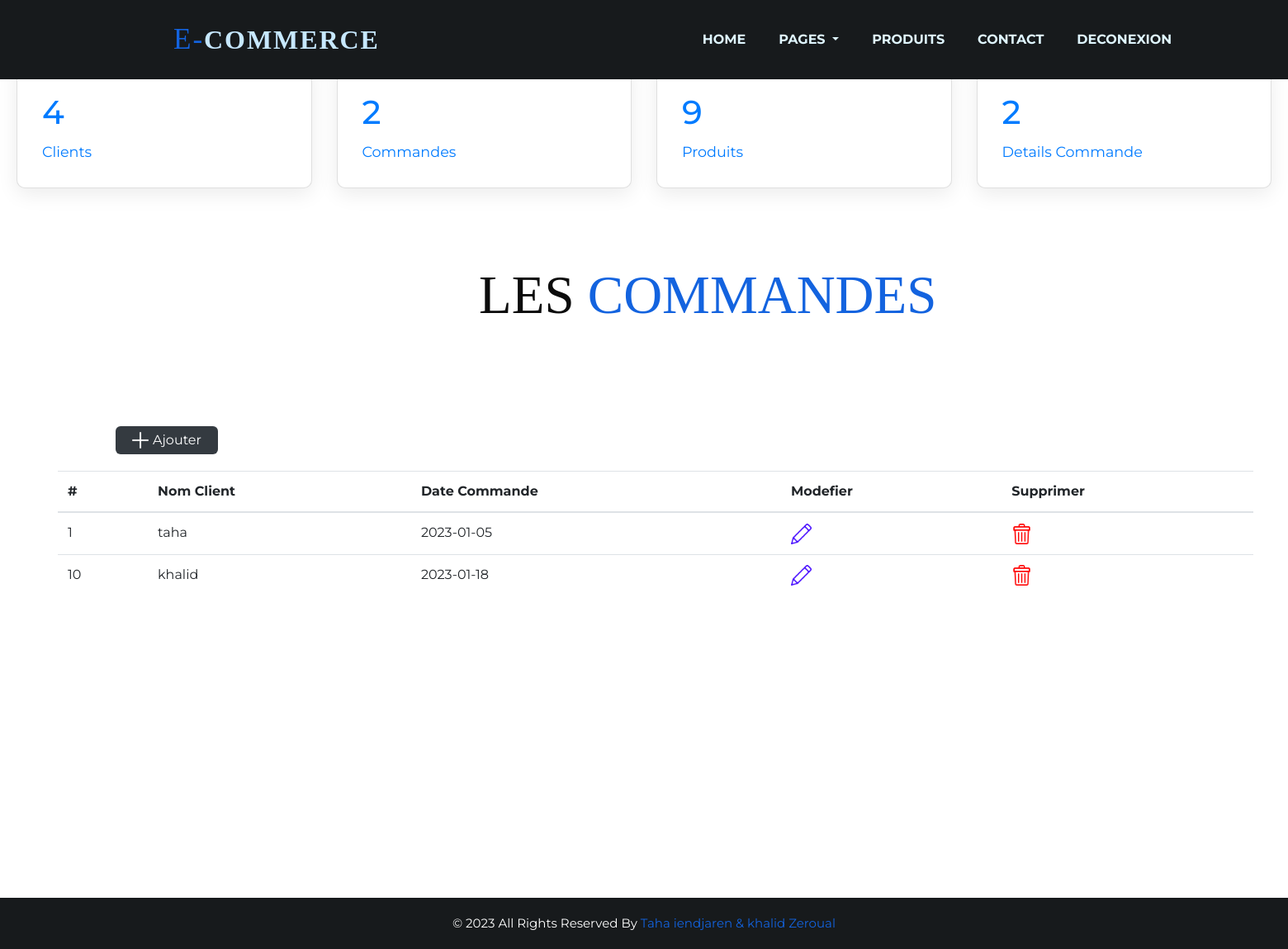
The page /commande/index.php on the database its author committed.
### tables this page shows
CREATE TABLE `commande` (
  `numCommande` int(11) NOT NULL,
  `numClient` int(11) NOT NULL,
  `dateCommande` date NOT NULL
);

CREATE TABLE `client` (
  `numClient` int(11) NOT NULL,
  `nomClient` varchar(64) NOT NULL,
  `raisonSocial` varchar(64) NOT NULL,
  `adresseClient` text NOT NULL,
  `VilleClient` varchar(64) NOT NULL,
  `pays` varchar(64) NOT NULL,
  `telephone` varchar(64) NOT NULL
);

### cards/sts-client.php (called while the page is built)
<?php $con = mysqli_connect('localhost','root','','mini_projet') or die('error');
$num_result = mysqli_query($con,"SELECT count(*) as total_count from client ");
$row = mysqli_fetch_object($num_result);
$R=$row->total_count
?>

### cards/sts-commande.php (called while the page is built)
<?php $con = mysqli_connect('localhost','root','','mini_projet') or die('error');
$num_result = mysqli_query($con,"SELECT count(*) as total_count from commande ");
$row = mysqli_fetch_object($num_result);
$R=$row->total_count
?>

### cards/sts-produit.php (called while the page is built)
<?php $con = mysqli_connect('localhost','root','','mini_projet') or die('error');
$num_result = mysqli_query($con,"SELECT count(*) as total_count from produit ");
$row = mysqli_fetch_object($num_result);
$R=$row->total_count
?>

### cards/sts-detailscommande.php (called while the page is built)
<?php $con = mysqli_connect('localhost','root','','mini_projet') or die('error');
$num_result = mysqli_query($con,"SELECT count(*) as total_count from detailscommande ");
$row = mysqli_fetch_object($num_result);
$R=$row->total_count
?>

### commande/index.php (the view, shortened to what this page needs)
<!DOCTYPE html>
<html lang="en">
<head>
      <link rel="stylesheet" type="text/css" href="../css/bootstrap.css" />
      <link href="../css/font-awesome.min.css" rel="stylesheet" />
      <link href="../css/style.css" rel="stylesheet" />
      <link href="../css/responsive.css" rel="stylesheet" />
</head>
<body >
<div class="hero_area" >
         <header class="header_section" style="z-index: 10;height: 96px;display: flex;align-items: center;">
            <div class="container">
               <nav class="navbar navbar-expand-lg custom_nav-container ">
               <a class="navbar-brand" href="index.html"><h2 class="title_page" style="color: #1363DF;">E-<span style="color: #c7e8ff;">Commerce</span></h2></a>
                  <div class="collapse navbar-collapse" id="navbarSupportedContent">
                     <ul class="navbar-nav" style="padding-left: 355px;">
                     <li class="nav-item">
                           <a class="nav-link" href="../index.php"  >Home <span class="sr-only">(current)</span></a>
                        </li>
                        <li class="nav-item dropdown" >
                           <a class="nav-link dropdown-toggle" href="#" data-toggle="dropdown" role="button" aria-haspopup="true" aria-expanded="true" > Pages </a>
                        </li>
                        <li class="nav-item">
                           <a class="nav-link" href="../product.php">Produits</a>
                        </li>
                        <li class="nav-item">
                           <a class="nav-link" href="../contact.php">Contact</a>
                        </li>
                        <li class="nav-item">
                           <a class="nav-link" href="../deconnexion.php">deconexion</a>
                        </li>
                     </ul>
                  </div>
               </nav>
            </div>
         </header>
</div>
<div class="cardBox" style="margin-top: -375px;background-color: transparent; z-index: 1;">
                <div class="card">
                    <div><a href="../Client/index.php">
                        <?php include('../cards/sts-client.php')?>
                        <div class="numbers"><?php echo $R;?></div>
                        <div class="cardName">Clients</div></a>
                    </div>
                </div>
                <div class="card">
                    <div><a href="../commande/index.php">
                    <?php include('../cards/sts-commande.php')?>
                        <div class="numbers"><?php echo $R;?></div>
                        <div class="cardName">Commandes</div></a>
                    </div>
                </div>
                <div class="card">
                    <div><a href="../product.php">
                    <?php include('../cards/sts-produit.php')?>
                        <div class="numbers"><?php echo $R;?></div>
                        <div class="cardName">Produits</div></a>
                    </div>
                </div>
                <div class="card">
                    <div><a href="../details/index.php">
                    <?php
                    include('../cards/sts-detailscommande.php')?>
                        <div class="numbers"><?php echo $R;?></div>
                        <div class="cardName">Details Commande</div></a>
                    </div>
                </div>
            </div>
            <h2 id="h2" style="display: block;  margin-left: 80px;margin-top:-100px; " >Les<span > Commandes </span></h2>
    <div class="container" id="a" >
        <a href="Addcom.php" class="Btn_add"> <img src="../images/plus.png">Ajouter</a>
        <div id="a1">
    <table class="table table-hover" style="margin-left: -70px;width: 127%;" >
  <thead>
    <tr >
                <th scope="col">#</th>
                <th scope="col">Nom Client</th>
                <th scope="col">Date Commande</th>
                <th scope="col">Modefier</th>
                <th scope="col">Supprimer</th>
            </tr>
  </thead>
  <tbody>
            <?php
                $con = mysqli_connect('localhost','root','','mini_projet') or die('error');
                $req = mysqli_query($con , "SELECT commande.numCommande , client.nomClient , commande.dateCommande FROM commande, client WHERE commande.numCommande=client.numClient");
                if(mysqli_num_rows($req) == 0){
                    echo "Il n'y a pas encore commande ajouter !" ;
                }else {
                    while($row=mysqli_fetch_assoc($req)){
                        ?>
                        <tr>
                            <td><?=$row['numCommande']?></td>
                            <td><?=$row['nomClient']?></td>
                            <td><?=$row['dateCommande']?></td>
                            <td><a href="Updatecom.php?numCommande=<?=$row['numCommande']?>"><img src="../images/pen.png"></a></td>
                            <td><a href="Deletecom.php?numCommande=<?=$row['numCommande']?>"><img src="../images/trash.png"></a></td>
                        </tr>
                        <?php
                    }
                }
            ?>
  </tbody>
</table>
        </div>
    </div>
    <div class="cpy_" style="background-color: #171a1c;">
         <p>© 2023 All Rights Reserved By <a href="https://html.design/">Taha iendjaren & khalid Zeroual</a></p>
      </div>
</body>
</html>

### css/style.css (style rules this page uses)
* { box-sizing: border-box; }
body { font-family: 'Montserrat', sans-serif; color: #0c0c0c; background-color: #ffffff; overflow-x: hidden; }
h1, h2 { font-family: 'Playfair Display', serif; }
a, a:hover, a:focus { text-decoration: none; }
.hero_area { position: relative; min-height: 100vh; display: -webkit-box; display: -ms-flexbox; display: flex; -webkit-box-orient: vertical; -webkit-box-direction: normal; -ms-flex-direction: column; flex-direction: column; }
.header_section { padding: 15px 0; background-color: #171a1c; }
.navbar-brand { font-family: 'Playfair Display', serif; }
.navbar-brand span { font-weight: bold; font-size: 32px; color: #000000; }
.custom_nav-container { padding: 0; }
.custom_nav-container .navbar-nav { margin-left: auto; }
.custom_nav-container .navbar-nav .nav-item .nav-link { padding: 5px 20px; color: #DFF6FF; text-align: center; text-transform: uppercase; border-radius: 5px; -webkit-transition: all 0.3s; transition: all 0.3s; font-weight: 700; }
.cpy_ { background: #212528; text-align: center; padding: 20px 0; }
.cpy_ p { margin: 0; color: #fff; font-size: 15px; font-weight: 400; }
.cpy_ p a { margin: 0; color: #1363DF; font-size: 15px; font-weight: 400; }

### css/responsive.css (style rules this page uses)
@media (min-width: 1200px) { .container { max-width: 1170px; } }

### commande/index.php (style rules this page uses)
#a { position: relative; bottom:350px; right:70px; }
#h2 { position: relative; bottom:460px; left:500px; font-size:65px; }
span { color:#1363DF; }
.Btn_add { width: fit-content; margin-bottom:20px; background-color: #343a40; padding: 5px 20px; color: #fff; display: flex; align-items: center; text-align: 0; border-radius: 6px; text-decoration: 0; }
.Btn_add img { margin-right: 5px; height: 20px; }
img { height: 25px; }
h2 { margin: 10px 0; font-weight: 500; text-transform: uppercase; }
.cardBox { position: relative; width: 100%; padding: 20px; display: grid; grid-template-columns: repeat(4, 1fr); grid-gap: 30px; background-color: #212528 ; position: relative; bottom:500px; padding-top:150px; padding-bottom: 150px; margin-top:-60px; }
.cardBox .card { position: relative; background: var(--white); padding: 30px; border-radius: 10px; display: flex; justify-content: space-between; cursor: pointer; box-shadow: 0 7px 25px rgba(0, 0, 0, 0.08); }
.cardBox .card .numbers { position: relative; font-weight: 500; font-size: 2.5rem; color: var(--blue); }
.cardBox .card .cardName { color: var(--black2); font-size: 1.1rem; margin-top: 5px; }
.title_page { font-size: 2.2rem; letter-spacing: 0.12rem; cursor: pointer; }

### rows shown on the page
commande: numCommande "1", numClient.nomClient "taha", dateCommande "2023-01-05"
commande: numCommande "10", numClient.nomClient "khalid", dateCommande "2023-01-18"

### other values the page prints
$R "4"
$R "2"
$R "9"
